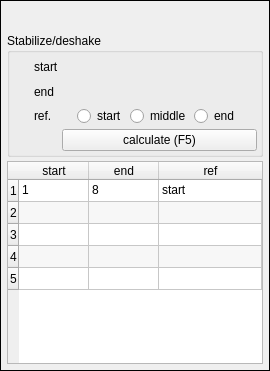
<?xml version="1.0" encoding="UTF-8"?>
<ui version="4.0">
 <class>widget_stabilize</class>
 <widget class="QWidget" name="widget_stabilize">
  <property name="geometry">
   <rect>
    <x>0</x>
    <y>0</y>
    <width>270</width>
    <height>371</height>
   </rect>
  </property>
  <property name="sizePolicy">
   <sizepolicy hsizetype="Preferred" vsizetype="Fixed">
    <horstretch>0</horstretch>
    <verstretch>0</verstretch>
   </sizepolicy>
  </property>
  <property name="minimumSize">
   <size>
    <width>0</width>
    <height>370</height>
   </size>
  </property>
  <layout class="QVBoxLayout" name="mainLayout">
   <property name="spacing">
    <number>0</number>
   </property>
   <property name="leftMargin">
    <number>0</number>
   </property>
   <property name="topMargin">
    <number>0</number>
   </property>
   <property name="rightMargin">
    <number>0</number>
   </property>
   <property name="bottomMargin">
    <number>0</number>
   </property>
   <item>
    <widget class="QFrame" name="frame">
     <property name="frameShape">
      <enum>QFrame::Panel</enum>
     </property>
     <property name="frameShadow">
      <enum>QFrame::Plain</enum>
     </property>
     <layout class="QVBoxLayout" name="verticalLayout_2">
      <property name="spacing">
       <number>4</number>
      </property>
      <property name="leftMargin">
       <number>6</number>
      </property>
      <property name="topMargin">
       <number>6</number>
      </property>
      <property name="rightMargin">
       <number>6</number>
      </property>
      <property name="bottomMargin">
       <number>6</number>
      </property>
      <item>
       <layout class="QHBoxLayout" name="horizontalLayout">
        <property name="spacing">
         <number>3</number>
        </property>
        <item>
         <widget class="QPushButton" name="pushButton_set_preview">
          <property name="sizePolicy">
           <sizepolicy hsizetype="Maximum" vsizetype="Maximum">
            <horstretch>0</horstretch>
            <verstretch>0</verstretch>
           </sizepolicy>
          </property>
          <property name="text">
           <string/>
          </property>
          <property name="icon">
           <iconset>
            <normaloff>icons/grey/eye.svg</normaloff>
            <normalon>icons/blue/eye.svg</normalon>icons/grey/eye.svg</iconset>
          </property>
          <property name="checkable">
           <bool>true</bool>
          </property>
          <property name="flat">
           <bool>true</bool>
          </property>
         </widget>
        </item>
        <item>
         <widget class="QPushButton" name="pushButton_save">
          <property name="sizePolicy">
           <sizepolicy hsizetype="Maximum" vsizetype="Maximum">
            <horstretch>0</horstretch>
            <verstretch>0</verstretch>
           </sizepolicy>
          </property>
          <property name="text">
           <string/>
          </property>
          <property name="icon">
           <iconset>
            <normaloff>icons/purple/save.svg</normaloff>icons/purple/save.svg</iconset>
          </property>
          <property name="checkable">
           <bool>false</bool>
          </property>
          <property name="autoDefault">
           <bool>false</bool>
          </property>
          <property name="flat">
           <bool>true</bool>
          </property>
         </widget>
        </item>
        <item>
         <widget class="QPushButton" name="pushButton_discard">
          <property name="sizePolicy">
           <sizepolicy hsizetype="Maximum" vsizetype="Maximum">
            <horstretch>0</horstretch>
            <verstretch>0</verstretch>
           </sizepolicy>
          </property>
          <property name="text">
           <string/>
          </property>
          <property name="icon">
           <iconset>
            <normaloff>icons/grey/undo.svg</normaloff>
            <normalon>icons/purple/undo.svg</normalon>icons/grey/undo.svg</iconset>
          </property>
          <property name="checkable">
           <bool>false</bool>
          </property>
          <property name="autoDefault">
           <bool>false</bool>
          </property>
          <property name="flat">
           <bool>true</bool>
          </property>
         </widget>
        </item>
        <item>
         <spacer name="horizontalSpacer">
          <property name="orientation">
           <enum>Qt::Horizontal</enum>
          </property>
          <property name="sizeHint" stdset="0">
           <size>
            <width>5</width>
            <height>20</height>
           </size>
          </property>
         </spacer>
        </item>
        <item>
         <widget class="QPushButton" name="pushButton_close">
          <property name="sizePolicy">
           <sizepolicy hsizetype="Maximum" vsizetype="Maximum">
            <horstretch>0</horstretch>
            <verstretch>0</verstretch>
           </sizepolicy>
          </property>
          <property name="text">
           <string/>
          </property>
          <property name="icon">
           <iconset>
            <normaloff>icons/grey/x-square.svg</normaloff>
            <normalon>icons/purple/x-square.svg</normalon>icons/grey/x-square.svg</iconset>
          </property>
          <property name="checkable">
           <bool>false</bool>
          </property>
          <property name="autoDefault">
           <bool>false</bool>
          </property>
          <property name="flat">
           <bool>true</bool>
          </property>
         </widget>
        </item>
       </layout>
      </item>
      <item>
       <widget class="QGroupBox" name="groupBox">
        <property name="title">
         <string>Stabilize/deshake</string>
        </property>
        <layout class="QVBoxLayout" name="verticalLayout_4">
         <property name="spacing">
          <number>3</number>
         </property>
         <property name="leftMargin">
          <number>9</number>
         </property>
         <property name="topMargin">
          <number>3</number>
         </property>
         <property name="rightMargin">
          <number>3</number>
         </property>
         <property name="bottomMargin">
          <number>3</number>
         </property>
         <item>
          <layout class="QGridLayout" name="gridLayout">
           <property name="leftMargin">
            <number>0</number>
           </property>
           <property name="spacing">
            <number>3</number>
           </property>
           <item row="0" column="0">
            <widget class="QLabel" name="label">
             <property name="sizePolicy">
              <sizepolicy hsizetype="Maximum" vsizetype="Preferred">
               <horstretch>0</horstretch>
               <verstretch>0</verstretch>
              </sizepolicy>
             </property>
             <property name="text">
              <string>start</string>
             </property>
            </widget>
           </item>
           <item row="0" column="1">
            <widget class="QPushButton" name="pushButton_set_start">
             <property name="sizePolicy">
              <sizepolicy hsizetype="Maximum" vsizetype="Fixed">
               <horstretch>0</horstretch>
               <verstretch>0</verstretch>
              </sizepolicy>
             </property>
             <property name="maximumSize">
              <size>
               <width>25</width>
               <height>16777215</height>
              </size>
             </property>
             <property name="text">
              <string/>
             </property>
             <property name="icon">
              <iconset>
               <normaloff>icons/page_white_pick.png</normaloff>icons/page_white_pick.png</iconset>
             </property>
             <property name="flat">
              <bool>true</bool>
             </property>
            </widget>
           </item>
           <item row="1" column="0">
            <widget class="QLabel" name="label_3">
             <property name="text">
              <string>end</string>
             </property>
            </widget>
           </item>
           <item row="1" column="1">
            <widget class="QPushButton" name="pushButton_set_end">
             <property name="sizePolicy">
              <sizepolicy hsizetype="Maximum" vsizetype="Fixed">
               <horstretch>0</horstretch>
               <verstretch>0</verstretch>
              </sizepolicy>
             </property>
             <property name="maximumSize">
              <size>
               <width>25</width>
               <height>16777215</height>
              </size>
             </property>
             <property name="text">
              <string/>
             </property>
             <property name="icon">
              <iconset>
               <normaloff>icons/page_white_pick.png</normaloff>icons/page_white_pick.png</iconset>
             </property>
             <property name="flat">
              <bool>true</bool>
             </property>
            </widget>
           </item>
           <item row="2" column="1">
            <layout class="QHBoxLayout" name="horizontalLayout_4">
             <item>
              <widget class="QRadioButton" name="radioButton_4">
               <property name="text">
                <string>start</string>
               </property>
              </widget>
             </item>
             <item>
              <widget class="QRadioButton" name="radioButton_2">
               <property name="text">
                <string>middle</string>
               </property>
              </widget>
             </item>
             <item>
              <widget class="QRadioButton" name="radioButton_3">
               <property name="text">
                <string>end</string>
               </property>
              </widget>
             </item>
            </layout>
           </item>
           <item row="2" column="0">
            <widget class="QLabel" name="label_4">
             <property name="text">
              <string>ref.</string>
             </property>
            </widget>
           </item>
          </layout>
         </item>
         <item>
          <layout class="QHBoxLayout" name="horizontalLayout_2">
           <item>
            <widget class="QPushButton" name="pushButton_undo">
             <property name="sizePolicy">
              <sizepolicy hsizetype="Maximum" vsizetype="Fixed">
               <horstretch>0</horstretch>
               <verstretch>0</verstretch>
              </sizepolicy>
             </property>
             <property name="text">
              <string extracomment="Undo (Ctrl-Z)"/>
             </property>
             <property name="icon">
              <iconset>
               <normaloff>icons/purple/undo.svg</normaloff>icons/purple/undo.svg</iconset>
             </property>
             <property name="flat">
              <bool>true</bool>
             </property>
            </widget>
           </item>
           <item>
            <widget class="QPushButton" name="pushButton_calculate">
             <property name="text">
              <string>calculate (F5)</string>
             </property>
            </widget>
           </item>
          </layout>
         </item>
        </layout>
       </widget>
      </item>
      <item>
       <widget class="QTableWidget" name="tableWidget_stabilize">
        <property name="frameShape">
         <enum>QFrame::StyledPanel</enum>
        </property>
        <property name="frameShadow">
         <enum>QFrame::Sunken</enum>
        </property>
        <property name="horizontalScrollBarPolicy">
         <enum>Qt::ScrollBarAlwaysOff</enum>
        </property>
        <property name="editTriggers">
         <set>QAbstractItemView::SelectedClicked</set>
        </property>
        <property name="showDropIndicator" stdset="0">
         <bool>false</bool>
        </property>
        <property name="dragDropOverwriteMode">
         <bool>false</bool>
        </property>
        <property name="alternatingRowColors">
         <bool>true</bool>
        </property>
        <property name="selectionMode">
         <enum>QAbstractItemView::SingleSelection</enum>
        </property>
        <property name="selectionBehavior">
         <enum>QAbstractItemView::SelectRows</enum>
        </property>
        <property name="sortingEnabled">
         <bool>false</bool>
        </property>
        <property name="rowCount">
         <number>5</number>
        </property>
        <attribute name="horizontalHeaderDefaultSectionSize">
         <number>70</number>
        </attribute>
        <attribute name="horizontalHeaderStretchLastSection">
         <bool>true</bool>
        </attribute>
        <attribute name="verticalHeaderVisible">
         <bool>true</bool>
        </attribute>
        <attribute name="verticalHeaderCascadingSectionResizes">
         <bool>false</bool>
        </attribute>
        <attribute name="verticalHeaderMinimumSectionSize">
         <number>22</number>
        </attribute>
        <attribute name="verticalHeaderDefaultSectionSize">
         <number>22</number>
        </attribute>
        <attribute name="verticalHeaderHighlightSections">
         <bool>true</bool>
        </attribute>
        <attribute name="verticalHeaderStretchLastSection">
         <bool>false</bool>
        </attribute>
        <row>
         <property name="text">
          <string>1</string>
         </property>
        </row>
        <row/>
        <row/>
        <row/>
        <row/>
        <column>
         <property name="text">
          <string>start</string>
         </property>
        </column>
        <column>
         <property name="text">
          <string>end</string>
         </property>
        </column>
        <column>
         <property name="text">
          <string>ref</string>
         </property>
        </column>
        <item row="0" column="0">
         <property name="text">
          <string>1</string>
         </property>
        </item>
        <item row="0" column="1">
         <property name="text">
          <string>8</string>
         </property>
        </item>
        <item row="0" column="2">
         <property name="text">
          <string>start</string>
         </property>
        </item>
       </widget>
      </item>
     </layout>
    </widget>
   </item>
  </layout>
 </widget>
 <resources/>
 <connections/>
</ui>
